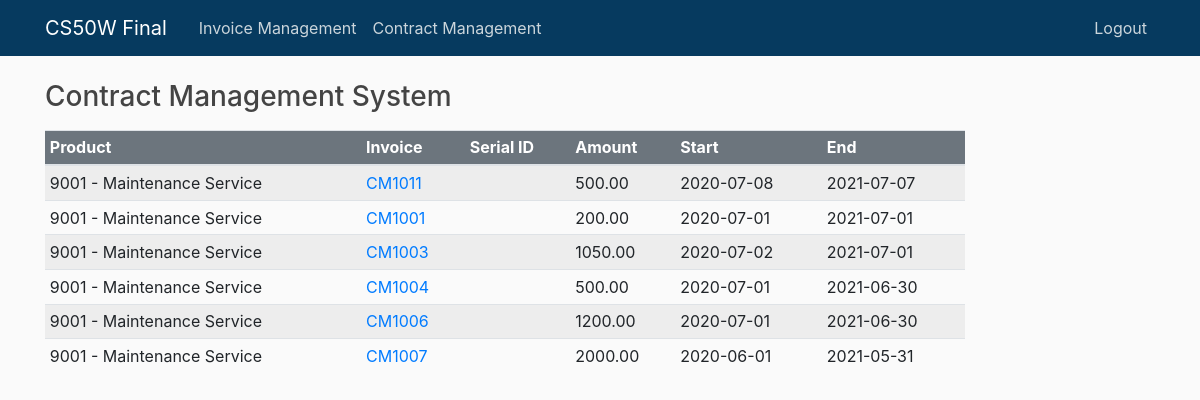
Screenshot of /cmt/home/ (signed in) with the database file from the repository.
### invoice/models.py (models this page shows, shortened)
class Order(models.Model):
    product = models.ForeignKey(Product, on_delete=models.CASCADE)
    invoice = models.ForeignKey(Invoice, on_delete=models.CASCADE)
    quantity = models.IntegerField(default=1)
    amount = models.DecimalField(decimal_places=2, max_digits=7)
    user_num = models.IntegerField(null=True, blank=True)
    contract_type = models.ForeignKey(ContractType, null=True, blank=True, on_delete=models.SET_NULL)
    contract_start = models.DateField(null= True, blank=True)
    contract_end = models.DateField(null=True, blank=True)
    serial = models.CharField(max_length=10, null=True, blank=True)
    remark = models.CharField(max_length=100, null=True, blank=True)

class Product(models.Model):
    id = models.IntegerField(primary_key=True)
    name = models.CharField(max_length=100)
    price = models.DecimalField(decimal_places=2, max_digits=7, default=0)
    def __str__(self):
        return f"{self.id} - {self.name}"

class Invoice(models.Model):
    invoice_num = models.CharField(max_length=10, primary_key=True)
    customer = models.ForeignKey(Customer, null=True, on_delete=models.PROTECT)
    invoice_date = models.DateField()
    ship_date = models.DateField()
    po_num = models.CharField(max_length=10, null=True, blank=True)
    currency = models.ForeignKey(Currency, null=True, on_delete=models.SET_NULL)
    carrier = models.ForeignKey(Carrier, null=True, on_delete=models.SET_NULL)
    end_user = models.CharField(max_length=100, null=True, blank=True)
    creator = models.ForeignKey(User, on_delete=models.PROTECT)
    def __str__(self):
        return self.invoice_num

### cmt/views.py (the view)
# urls.py: path('home/', ContractListView.as_view(), name='cmt-home')
class ContractListView(LoginRequiredMixin, ListView):
    template_name = 'cmt/home.html'
    context_object_name = 'orders'
    queryset = Order.objects.filter(product__in=[9001]).order_by('-contract_end')
    paginate_by = 10

### cmt/templates/cmt/home.html (shortened to what this page needs)
{% extends "erp/base.html" %}
{% block content %}
<h3>Contract Management System</h3>
<div class="mt-3">
  <table class="table table-striped table-sm">
    <thead>
      <tr class="bg-secondary text-white">
        <th scope="col">Product</th>
        <th scope="col">Invoice</th>
        <th scope="col">Serial ID</th>
        <th scope="col">Amount</th>
        <th scope="col">Start</th>
        <th scope="col">End</th>
      </tr>
    </thead>
    <tbody>
        {% for order in orders %}
            <tr>
                <td>{{ order.product}}</td>
                <td><a href="{% url 'inv-detail' order.invoice %}">{{ order.invoice}}</a></td>
                <td>
                </td>
                <td>{{ order.amount }}</td>
                <td>{{ order.contract_start|date:"Y-m-d" }}</td>
                <td>{{ order.contract_end|date:"Y-m-d" }}</td>
            </tr>
        {% endfor %}
    </tbody>
  </table>
</div>
{% endblock %}

### erp/static/erp/main.css (style rules this page uses)
body { background: #fafafa; color: #333333; margin-top: 5rem; }
h1, h2, h3, h4, h5, h6 { color: #444444; }

### rows the page displays
Order: product "9001 - Maintenance Service", invoice "CM1011", amount "500.00", contract_start "2020-07-08", contract_end "2021-07-07"
Order: product "9001 - Maintenance Service", invoice "CM1001", amount "200.00", contract_start "2020-07-01", contract_end "2021-07-01"
Order: product "9001 - Maintenance Service", invoice "CM1003", amount "1050.00", contract_start "2020-07-02", contract_end "2021-07-01"
Order: product "9001 - Maintenance Service", invoice "CM1004", amount "500.00", contract_start "2020-07-01", contract_end "2021-06-30"
Order: product "9001 - Maintenance Service", invoice "CM1006", amount "1200.00", contract_start "2020-07-01", contract_end "2021-06-30"
Order: product "9001 - Maintenance Service", invoice "CM1007", amount "2000.00", contract_start "2020-06-01", contract_end "2021-05-31"
